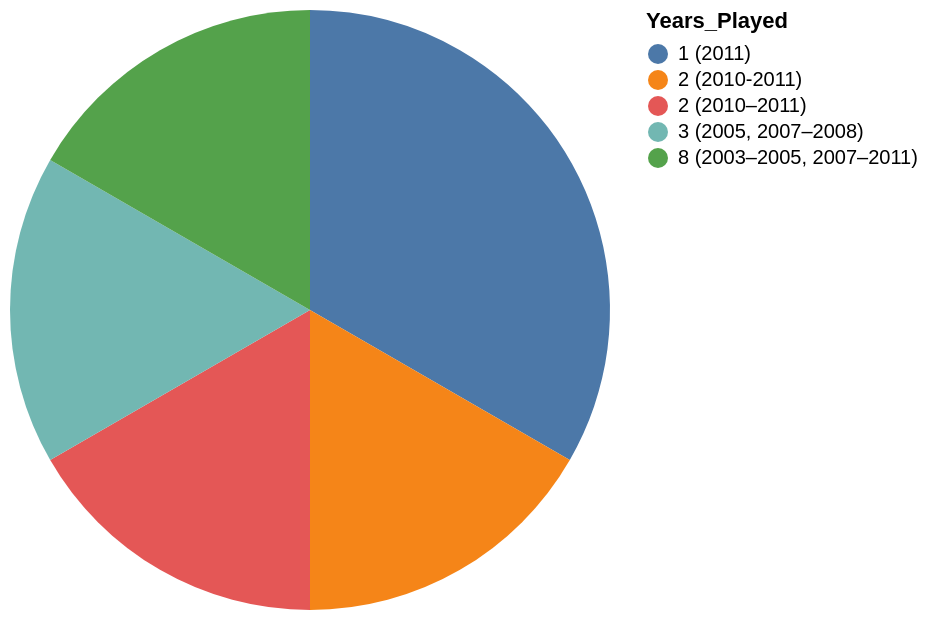

Express this chart as Vega-Lite.
### Vega-Lite specification from a JSON file in a GitHub repository (floating-point values rounded to 4 significant figures)
{"data": {"values": [{"x_data": "1 (2011)", "y_data": 2}, {"x_data": "2 (2010-2011)", "y_data": 1}, {"x_data": "2 (2010–2011)", "y_data": 1}, {"x_data": "3 (2005, 2007–2008)", "y_data": 1}, {"x_data": "8 (2003–2005, 2007–2011)", "y_data": 1}]}, "mark": "arc", "encoding": {"theta": {"field": "y_data", "type": "quantitative", "title": "COUNT(Years_Played)"}, "color": {"field": "x_data", "type": "nominal", "title": "Years_Played"}}}
